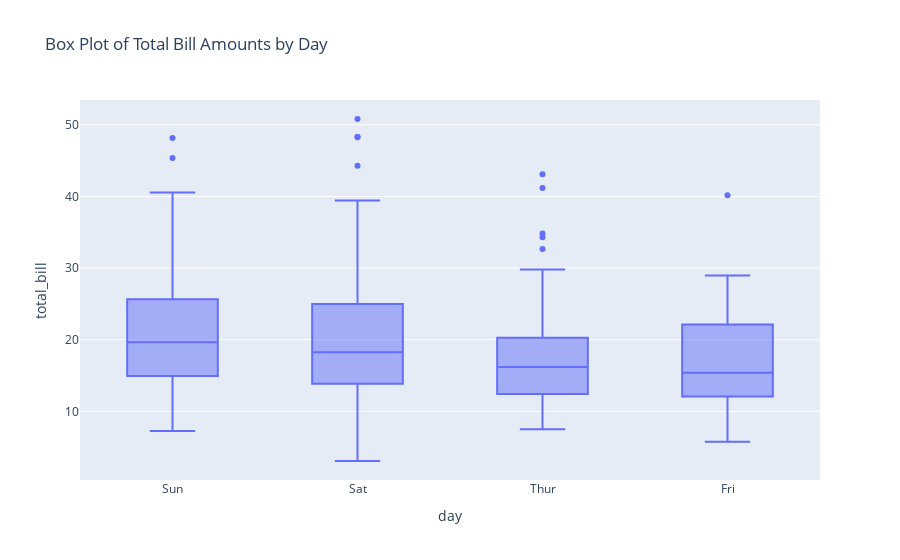

The code cell stored with this chart in its notebook:
### Markdown cell above
Q2. Using the tips dataset in the Plotly library, plot a box plot using Plotly express.

### Code cell
tips_data = px.data.tips()
box_plot = px.box(tips_data, x='day', y='total_bill', title='Box Plot of Total Bill Amounts by Day')
box_plot.show()

### Figure 1 — Plotly figure (JSON) as saved in the notebook; plotly's stock layout.template omitted (floating-point values rounded to 4 significant figures; data arrays with more than 128 entries replaced by an {"elided": "..."} marker saying what was removed)
{"data": [{"alignmentgroup": "True", "hovertemplate": "day=%{x}<br>total_bill=%{y}<extra></extra>", "legendgroup": "", "marker": {"color": "#636efa"}, "name": "", "notched": false, "offsetgroup": "", "orientation": "v", "showlegend": false, "type": "box", "x": {"elided": "244 str values"}, "x0": " ", "xaxis": "x", "y": {"elided": "244 float values"}, "y0": " ", "yaxis": "y"}], "layout": {"autosize": true, "boxmode": "group", "legend": {"tracegroupgap": 0}, "title": {"text": "Box Plot of Total Bill Amounts by Day"}, "xaxis": {"anchor": "y", "autorange": true, "domain": [0, 1], "range": [-0.5, 3.5], "title": {"text": "day"}, "type": "category"}, "yaxis": {"anchor": "x", "autorange": true, "domain": [0, 1], "range": [0.4178, 53.46], "title": {"text": "total_bill"}, "type": "linear"}}}
